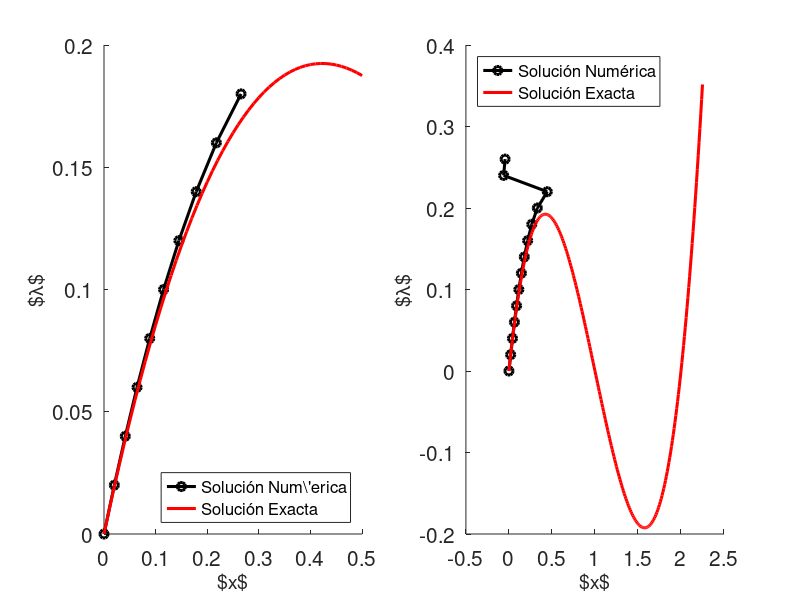

Write MATLAB code to recreate this figure.
%%% Ejemplo Numerico 1   %%%%
%%% Solucion Incremental %%%%
clc
clear

% Condiciones Iniciales
x0 = 0;
L0 = 0;

% Definicion de v
v = 1;

% Definicion de f(x)
f = @(x) x-3/2*x.^2+1/2*x.^3;

% Definicion de F_x(x)
Fx = @(x) 1-3*x+3/2*x.^2;

% Definicion de h(x,lambda)
h = @(x) Fx(x)\v;

%%%% Solucion Incremental con Forward Euler %%%%
% Defino hasta que Lambda incrementamos
Lmax = .25;

x(:,1)=x0;
L(1)=0;

% Defino Incremento Delta Lambda
DL = .02;

% Comienza secuencia de incrementos
i=1;
while L(end)<Lmax 
  x(:,i+1) = x(:,i) + DL * h(x(:,i)); % Forward Euler
  L(i+1) = L(i)+DL;
  i = i+1;
end

% Se grafica
ms=6; lw=2.2;

% Genero graficas de las soluciones
subplot(1,2,1)

hold on
% Solucion Por debajo de punto limite
plot(x(1,1:end-4),L(1:end-4),'o-k','markersize',ms,'linewidth',lw)
plot(0:.01:.5,f(0:.01:.5),'-r','markersize',ms,'linewidth',lw)
%~ title('Ejemplo solucion incremental')
labx=xlabel('$x$')
laby=ylabel('$\lambda$')
legend("Solución Num\\'erica",'Solución Exacta','location','SouthEast')



set(gca, 'fontsize', 15 )

copied_legend = findobj(gcf(),"type","axes","Tag","legend");
set(copied_legend, "FontSize", 12);
set(labx, "FontSize", 14);
set(laby, "FontSize", 14);



%~ axisLim = axis(); axisLim(4) = 0.25;
%~ axis=axisLim


subplot(1,2,2)
hold on

% Solucion Por encima de punto limite
plot(x(1,:),L,'o-k','markersize',ms,'linewidth',lw)
plot(0:.01:2.25,f(0:.01:2.25),'-r','markersize',ms,'linewidth',lw)

%~ title('Problemas para superar punto limite')
labx=xlabel('$x$')
laby=ylabel('$\lambda$')
legend('Solución Numérica','Solución Exacta','location','NorthWest')


set(gca, 'fontsize', 15 )

copied_legend = findobj(gcf(),"type","axes","Tag","legend");
set(copied_legend, "FontSize", 12);
set(labx, "FontSize", 14);
set(laby, "FontSize", 14);

print('Fig1Epscargabaja','-depslatex')
